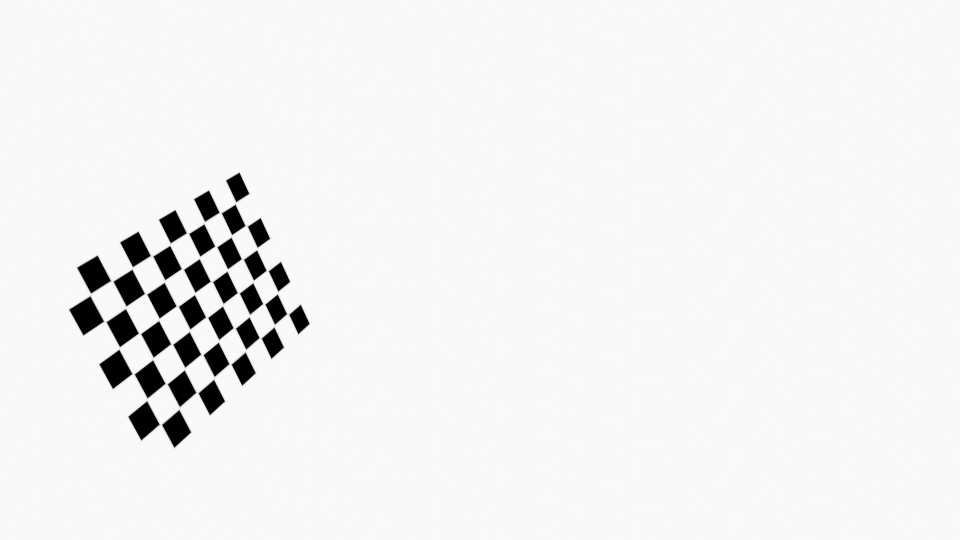
#> input picture checkerboard/0001.png, 960 x 540 px; its folder holds only this picture in this run
$ python CameraIntrinsic.py
#> lines starting #> are read from the running program, lines starting #| are printed output that depends on the picture; after the words box and inside, x2 and y2 are one past the last pixel; in counts of white or black regions, pixels touching at a corner belong together
import cv2
import numpy as np
import glob

cam_images_folder_name = "checkerboard" # Folder name containing images

CHECKERBOARD = (6,9)
criteria = (cv2.TERM_CRITERIA_EPS + cv2.TERM_CRITERIA_MAX_ITER, 30, 0.001)

objpoints = []
imgpoints = []

objp = np.zeros((1, CHECKERBOARD[0] * CHECKERBOARD[1], 3), np.float32)
objp[0,:,:2] = np.mgrid[0:CHECKERBOARD[0], 0:CHECKERBOARD[1]].T.reshape(-1, 2)
prev_img_shape = None

image_names = glob.glob(f'./{cam_images_folder_name}/*.png')

print(image_names)
window_name = "Checkerboad"
window = cv2.namedWindow(window_name, cv2.WINDOW_NORMAL)

for fname in image_names:
    print(fname)
    img = cv2.imread(fname)
#> img is the input picture: shape (540, 960, 3); mean B, G, R 240.8, 240.8, 240.8
    gray = cv2.cvtColor(img,cv2.COLOR_BGR2GRAY)
    ret, corners = cv2.findChessboardCorners(gray, CHECKERBOARD, cv2.CALIB_CB_ADAPTIVE_THRESH)
#> ret = True; corners = 54 rows, first 8: [235.4, 203], [245.1, 225.3], [256.4, 250.2], [266.4, 270.2], [277.2, 294.2], [288.5, 314.4], [219.3, 212], [231, 237.3]
    print("Found the checker pattern? ",ret)
#| Found the checker pattern?  True
    if ret == True:
        objpoints.append(objp)
        corners2 = cv2.cornerSubPix(gray, corners, (11,11),(-1,-1), criteria)
#> corners2 = 54 rows, first 8: [235.4, 203], [246.2, 225.8], [256.8, 248.6], [267.2, 270.5], [277.6, 292.6], [287.6, 314], [220.2, 212.5], [231.4, 235.8]

        imgpoints.append(corners2)
        img = cv2.drawChessboardCorners(img, CHECKERBOARD, corners2, ret)
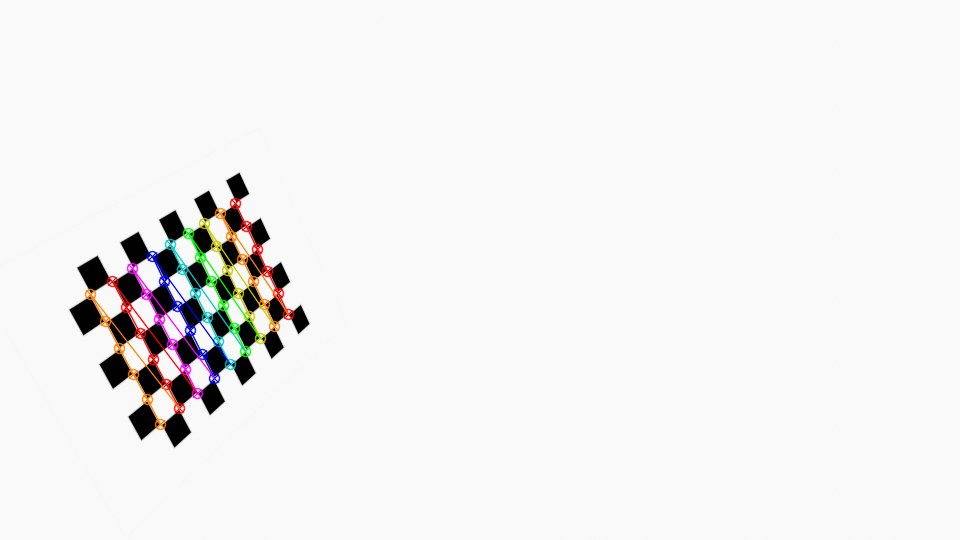
#> img: shape (540, 960, 3); 1.94% of pixels changed, all inside (x1, y1, x2, y2) = (84, 197, 295, 431)

    cv2.imshow(window_name,img)

    key = cv2.waitKey(0) & 0xFF
#> (key q is pressed here)

    if key == ord('q'):
        print("Exiting...")
        cv2.destroyAllWindows()
        quit()
#> (the program exits here)

$ run again, on checkerboard/0005.png
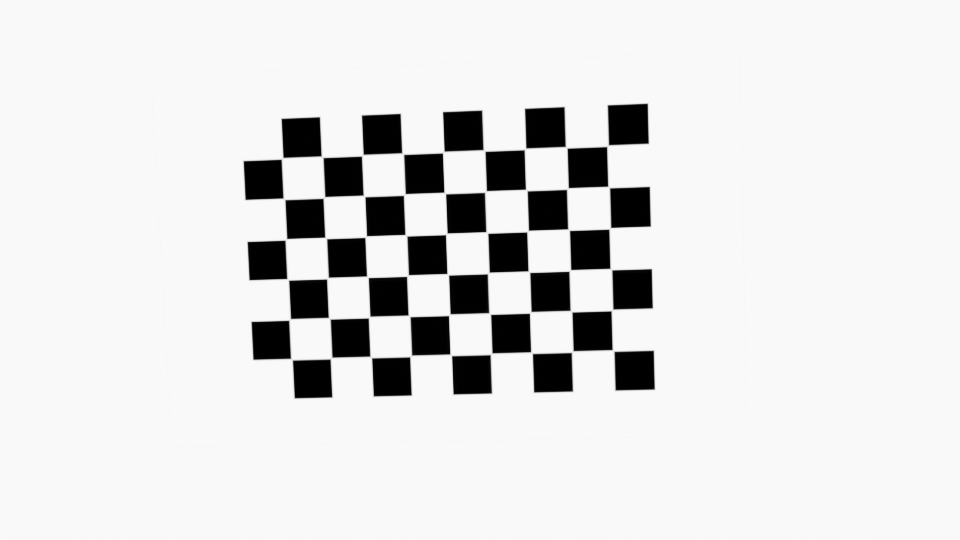
#> input picture checkerboard/0005.png, 960 x 540 px
#> img is the input picture: shape (540, 960, 3); mean B, G, R 223.9, 223.9, 223.9
#> ret = True; corners = 54 rows, first 8: [608.6, 144.6], [609.7, 188], [608.7, 229.4], [609.8, 268.2], [610.9, 311], [612, 349.5], [567.3, 148.4], [568.5, 187.5]
#| Found the checker pattern?  True
#> corners2 = 54 rows, first 8: [607.5, 145.6], [608.6, 187], [609.7, 228.4], [610.8, 269.1], [612, 310], [613.1, 350.5], [566.3, 147.4], [567.4, 188.5]
#> `img = cv2.drawChessboardCorners(img, CHECKERBOARD, corners2, ret)`:
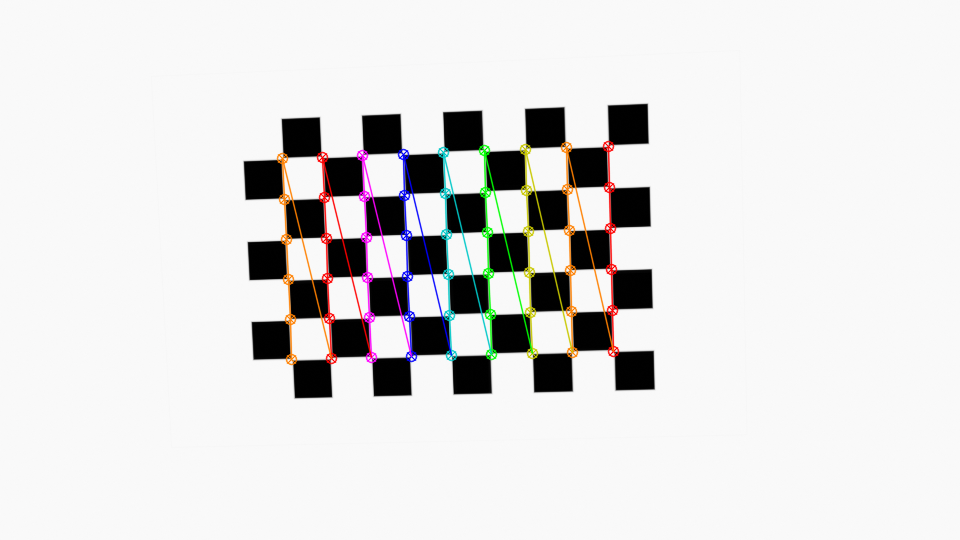
#> img: shape (540, 960, 3); 2.84% of pixels changed, all inside (x1, y1, x2, y2) = (276, 140, 620, 366)

$ run again, on checkerboard/0006.png
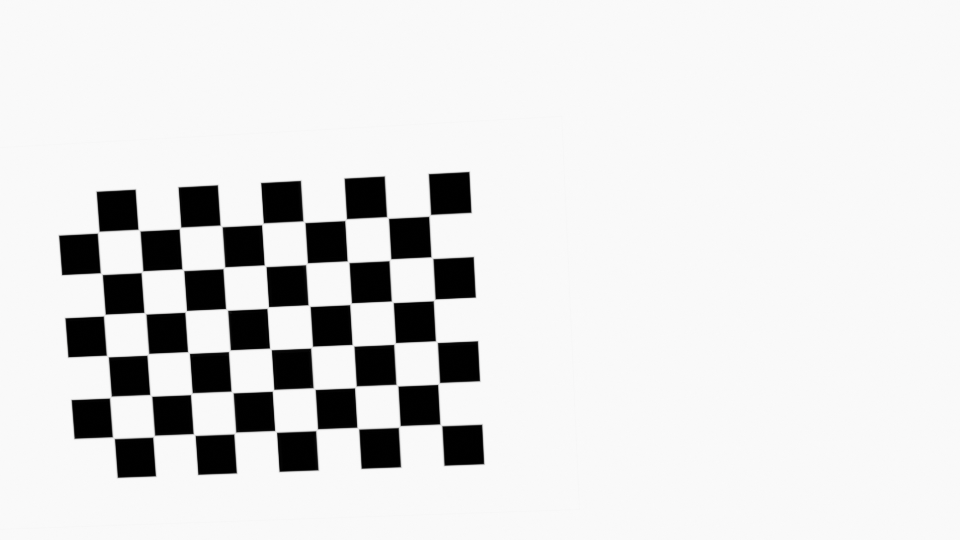
#> input picture checkerboard/0006.png, 960 x 540 px
#> img is the input picture: shape (540, 960, 3); mean B, G, R 222.7, 222.7, 222.7
#> ret = True; corners = 54 rows, first 8: [428.6, 216.5], [430.8, 256.6], [435.3, 298.8], [435.5, 340.8], [437.6, 384.5], [439.7, 423.8], [387.5, 217.5], [390.9, 258.6]
#| Found the checker pattern?  True
#> corners2 = 54 rows, first 8: [429.6, 215.4], [431.9, 257.6], [434.2, 299.8], [436.4, 341.6], [438.6, 383.5], [440.8, 424.8], [387.6, 217.5], [389.9, 259.7]
#> `img = cv2.drawChessboardCorners(img, CHECKERBOARD, corners2, ret)`:
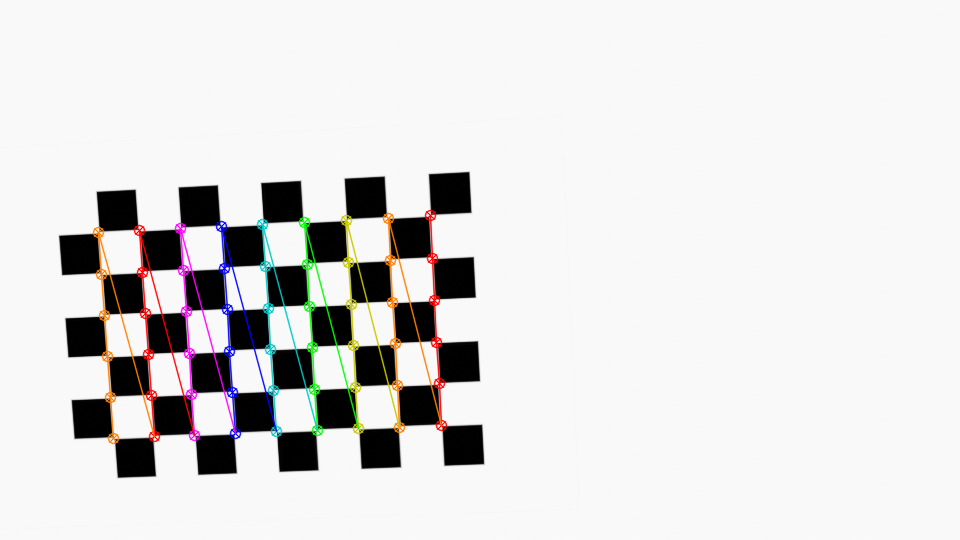
#> img: shape (540, 960, 3); 2.88% of pixels changed, all inside (x1, y1, x2, y2) = (92, 209, 448, 445)

$ run again, on checkerboard/0007.png
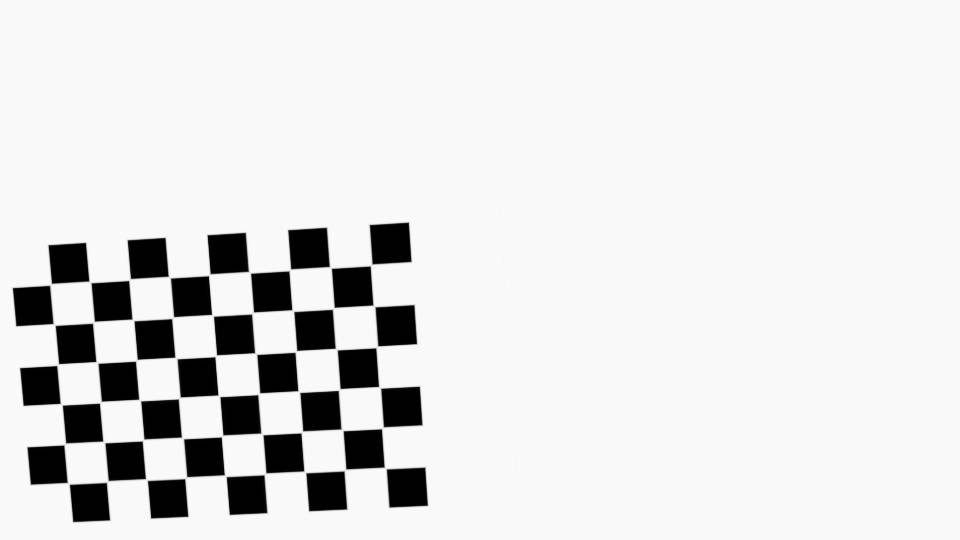
#> input picture checkerboard/0007.png, 960 x 540 px
#> img is the input picture: shape (540, 960, 3); mean B, G, R 224.4, 224.4, 224.4
#> ret = True; corners = 54 rows, first 8: [372.2, 263.9], [374, 306], [377.8, 345.7], [378.5, 386.4], [383.5, 426.7], [384.2, 467], [331.5, 268.5], [334.4, 307.3]
#| Found the checker pattern?  True
#> corners2 = 54 rows, first 8: [371.1, 265], [373.9, 305.9], [376.8, 346.8], [379.6, 387.4], [382.4, 427.8], [385.2, 468], [330.4, 267.4], [333.3, 308.3]
#> `img = cv2.drawChessboardCorners(img, CHECKERBOARD, corners2, ret)`:
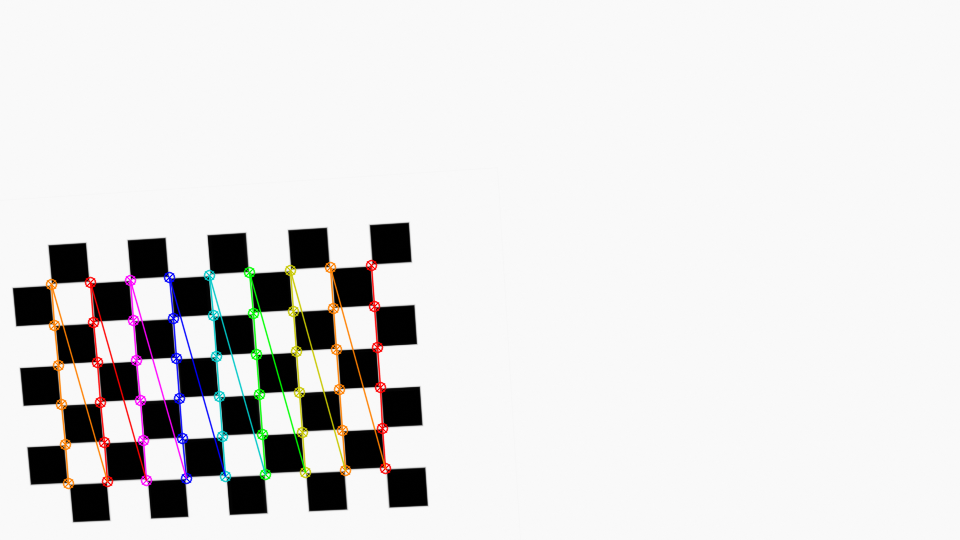
#> img: shape (540, 960, 3); 2.82% of pixels changed, all inside (x1, y1, x2, y2) = (45, 259, 392, 490)

$ run again, on checkerboard/0002.png
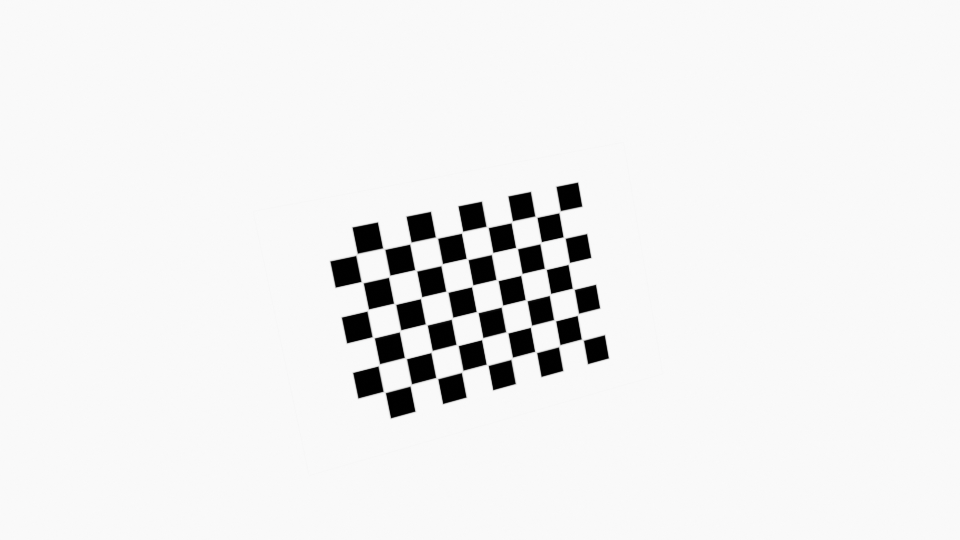
#> input picture checkerboard/0002.png, 960 x 540 px
#> img is the input picture: shape (540, 960, 3); mean B, G, R 238.8, 238.8, 238.8
#> ret = True; corners = 54 rows, first 8: [558.5, 212.9], [563, 236.5], [568, 264.4], [572.3, 288.1], [578.7, 313.2], [583.4, 340.5], [537.1, 217.7], [539.6, 244]
#| Found the checker pattern?  True
#> corners2 = 54 rows, first 8: [559.5, 211.7], [564.2, 237.5], [568.8, 263.4], [573.3, 288.7], [577.8, 314.4], [582.3, 339.6], [535.9, 216.7], [540.6, 242.7]
#> `img = cv2.drawChessboardCorners(img, CHECKERBOARD, corners2, ret)`:
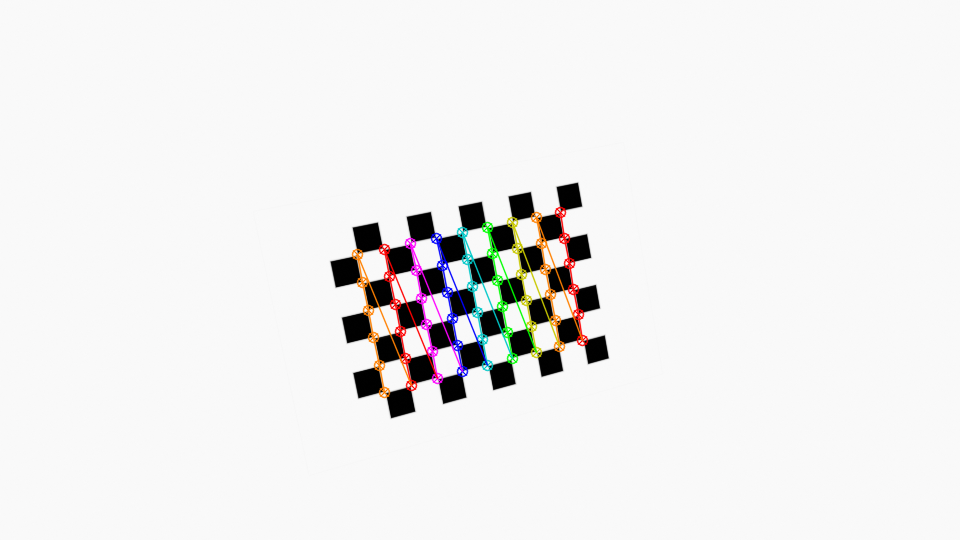
#> img: shape (540, 960, 3); 2.07% of pixels changed, all inside (x1, y1, x2, y2) = (351, 206, 589, 399)
